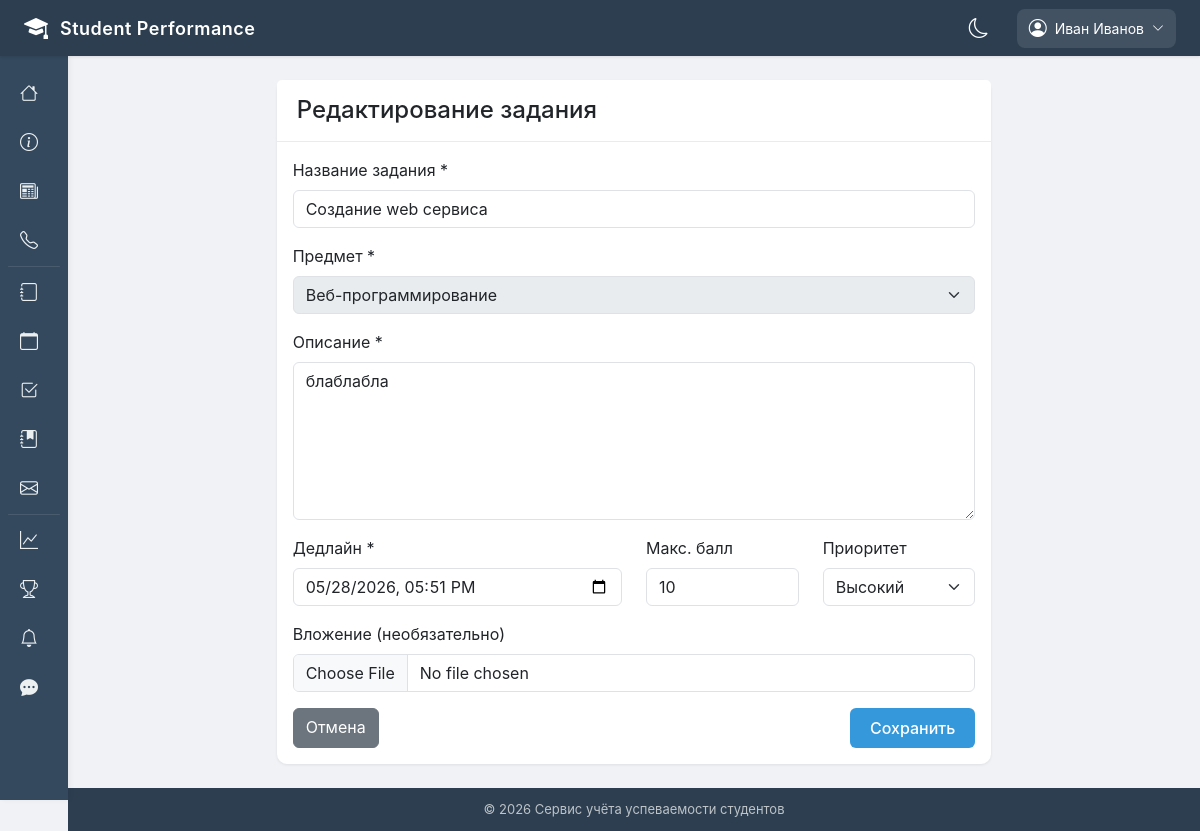
Page /teacher/assignments/2/edit/ (signed in) on the earlier database version.
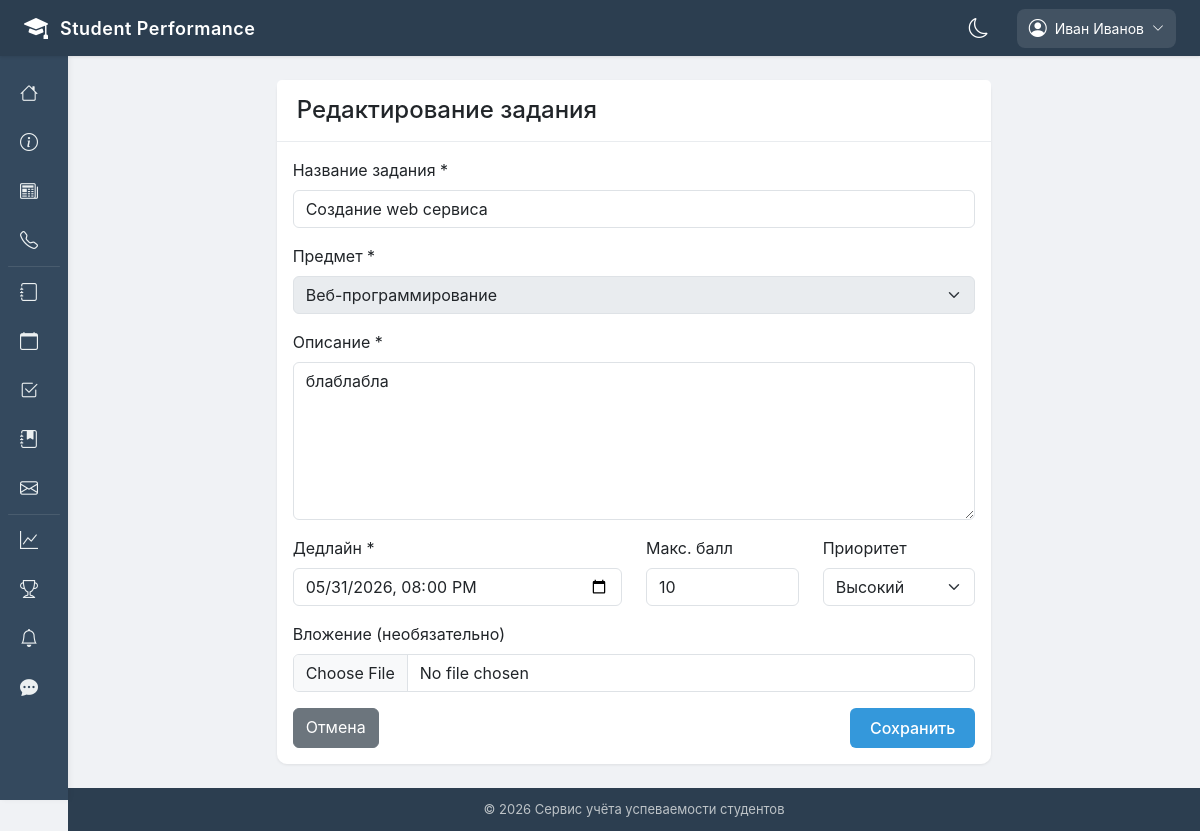
Same page on the later database version.
### apps/accounts/models.py (models this page shows, shortened)
class Assignment(models.Model):
    PRIORITY_CHOICES = [
        ('low', 'Низкий'),
        ('medium', 'Средний'),
        ('high', 'Высокий'),
    ]
    title = models.CharField(max_length=200, verbose_name='Название')
    description = models.TextField(verbose_name='Описание')
    subject = models.ForeignKey('Subject', on_delete=models.CASCADE, related_name='assignments', verbose_name='Предмет')
    created_by = models.ForeignKey('User', on_delete=models.CASCADE, related_name='created_assignments', verbose_name='Создал')
    deadline = models.DateTimeField(verbose_name='Дедлайн')
    max_score = models.IntegerField(default=10, verbose_name='Максимальный балл')
    priority = models.CharField(max_length=10, choices=PRIORITY_CHOICES, default='medium', verbose_name='Приоритет')
    attachment = models.FileField(upload_to='assignments/', blank=True, null=True, verbose_name='Вложение')
    created_at = models.DateTimeField(auto_now_add=True, verbose_name='Дата создания')
    updated_at = models.DateTimeField(auto_now=True, verbose_name='Дата обновления')
    is_active = models.BooleanField(default=True, verbose_name='Активно')
    class Meta:
        verbose_name = 'Домашнее задание'
        verbose_name_plural = 'Домашние задания'
        ordering = ['deadline', '-created_at']

class Subject(models.Model):
    SEMESTER_CHOICES = [(i, f"{i} семестр") for i in range(1, 9)]
    name = models.CharField(max_length=200, verbose_name='Название')
    code = models.CharField(max_length=20, unique=True, verbose_name='Код дисциплины')
    description = models.TextField(blank=True, null=True, verbose_name='Описание')
    credits = models.IntegerField(default=3, verbose_name='Кредиты')
    semester = models.IntegerField(choices=SEMESTER_CHOICES, verbose_name='Семестр')
    teacher = models.ForeignKey(User, on_delete=models.SET_NULL, null=True, related_name='subjects', limit_choices_to={'role': 'teacher'}, verbose_name='Преподаватель')
    groups = models.ManyToManyField(Group, related_name='subjects', verbose_name='Группы')
    class Meta:
        verbose_name = 'Дисциплина'
        verbose_name_plural = 'Дисциплины'
        ordering = ['semester', 'name']

### apps/assignments/views.py (the view, shortened to what this page needs)
# urls.py: path('teacher/assignments/<int:assignment_id>/edit/', views.assignment_edit, name='assignment_edit'),
@login_required
def assignment_edit(request, assignment_id):
    assignment = get_object_or_404(Assignment, id=assignment_id)
    if not request.user.is_superuser and assignment.created_by != request.user:
        messages.error(request, 'Вы не можете редактировать это задание')
        return redirect('teacher_assignments')
    context = {
        'assignment': assignment,
        'subjects': Subject.objects.filter(teacher=request.user) if not request.user.is_superuser else Subject.objects.all(),
        'priorities': Assignment.PRIORITY_CHOICES,
    }
    return render(request, 'assignments/assignment_form.html', context)

### apps/chat/context_processors.py (called while the page is built)
def chat_unread_count(request):
    if request.user.is_authenticated:
        rooms = ChatRoom.objects.filter(participants=request.user)
        unread_count = 0
        for room in rooms:
            unread_count += room.messages.filter(is_read=False).exclude(sender=request.user).count()
        return {'chat_unread_count': unread_count}
    return {'chat_unread_count': 0}

### apps/core/context_processors.py (called while the page is built)
def notifications_processor(request):
    unread_count = 0
    if request.user.is_authenticated:
        unread_count = Notification.objects.filter(user=request.user, is_read=False).count()
    return {'unread_count': unread_count}

### templates/assignments/assignment_form.html (shortened to what this page needs)
{% extends 'base.html' %}
{% block content %}
<div class="row justify-content-center">
    <div class="col-md-8">
        <div class="card">
            <div class="card-header">
                <h4 class="mb-0">{% if assignment %}Редактирование{% else %}Создание{% endif %} задания</h4>
            </div>
            <div class="card-body">
                <form method="post" enctype="multipart/form-data">
                    <div class="mb-3">
                        <label class="form-label">Название задания *</label>
                        <input type="text" name="title" class="form-control" value="{{ assignment.title|default:'' }}" required>
                    </div>
                    <div class="mb-3">
                        <label class="form-label">Предмет *</label>
                        <select name="subject" class="form-select" {% if assignment %}disabled{% endif %} required>
                            {% for subject in subjects %}
                                <option value="{{ subject.id }}" {% if assignment and assignment.subject.id == subject.id %}selected{% endif %}>
                                    {{ subject.name }}
                                </option>
                            {% endfor %}
                        </select>
                    </div>
                    <div class="mb-3">
                        <label class="form-label">Описание *</label>
                        <textarea name="description" class="form-control" rows="6" required>{{ assignment.description|default:'' }}</textarea>
                    </div>
                    <div class="row">
                        <div class="col-md-6">
                            <div class="mb-3">
                                <label class="form-label">Дедлайн *</label>
                                <input type="datetime-local" name="deadline" class="form-control"
                                       value="{{ assignment.deadline|date:'Y-m-d\TH:i'|default:'' }}" required>
                            </div>
                        </div>
                        <div class="col-md-3">
                            <div class="mb-3">
                                <label class="form-label">Макс. балл</label>
                                <input type="number" name="max_score" class="form-control" value="{{ assignment.max_score|default:10 }}">
                            </div>
                        </div>
                        <div class="col-md-3">
                            <div class="mb-3">
                                <label class="form-label">Приоритет</label>
                                <select name="priority" class="form-select">
                                    {% for value, label in priorities %}
                                        <option value="{{ value }}" {% if assignment and assignment.priority == value %}selected{% endif %}>
                                            {{ label }}
                                        </option>
                                    {% endfor %}
                                </select>
                            </div>
                        </div>
                    </div>
                    <div class="mb-3">
                        <label class="form-label">Вложение (необязательно)</label>
                        <input type="file" name="attachment" class="form-control">
                    </div>
                    <div class="d-flex justify-content-between">
                        <a href="{% url 'teacher_assignments' %}" class="btn btn-secondary">Отмена</a>
                        <button type="submit" class="btn btn-primary">
                            {% if assignment %}Сохранить{% else %}Создать{% endif %}
                        </button>
                    </div>
                </form>
            </div>
        </div>
    </div>
</div>
{% endblock %}

Differences in the rows shown:
changed Assignment "Создание web сервиса": deadline "05/28/2026 17:51" → "05/31/2026 20:00"
